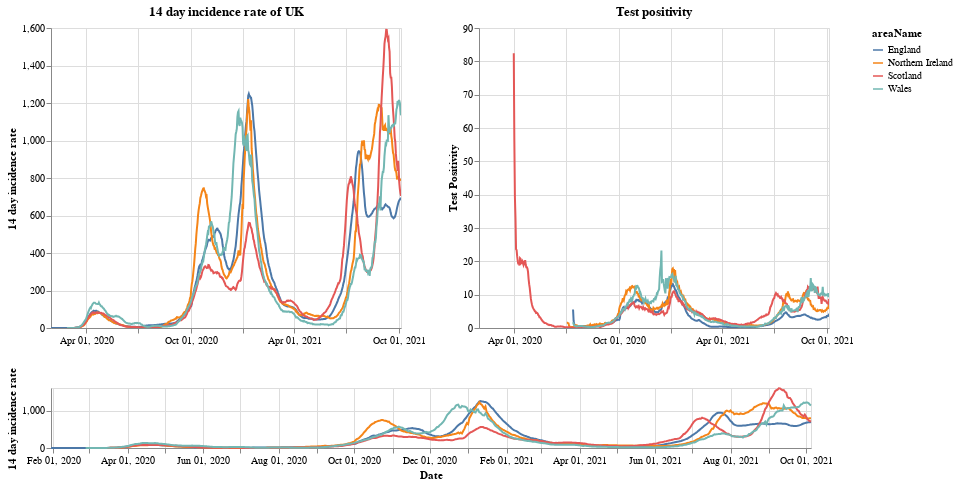

Notebook source saved alongside this figure:
### Markdown cell above
# Plots

First a plot with each country in the UK. The top right shows the positivity rate for (which is the percentage of registered tests which were positive) while the top left is the 14 day incidence rate. The bottom chart can be used to select the timeframe (does not work on a mobile device).

### Code cell
#collapse
brush = alt.selection(type='interval', name='DateBrush',encodings=['x'],fields=['Time'])
leg_selection = alt.selection_multi(fields=['areaName'], bind='legend')

base = alt.Chart(uk_cases).mark_line().encode(
    x=alt.X("yearmonthdate(date):T", axis=alt.Axis(title='Date')),
    y=alt.Y("twoWeeklyCasesRate:Q", axis=alt.Axis(title='14 day incidence rate')),
    tooltip=['areaName', 'date','twoWeeklyCasesRate', 'testPositivity'],
    color='areaName',
    opacity=alt.condition(leg_selection, alt.value(2), alt.value(0.1))
).add_selection(leg_selection).properties(width=350)

upper = base.encode(alt.X('yearmonthdate(date):T', axis=alt.Axis(title=''),
                         scale=alt.Scale(domain=brush))
                   ).properties(title=f'14 day incidence rate of UK')
upper_right = upper.encode(alt.Y('testPositivity:Q', axis=alt.Axis(title='Test Positivity'))).properties(title='Test positivity')
lower = base.properties(height=60, width = 760).add_selection(brush)

(upper | upper_right) & lower

### Figure 1 — Vega-Lite specification as saved in the notebook (floating-point values rounded to 4 significant figures; data arrays with more than 128 entries replaced by an {"elided": "..."} marker saying what was removed)
{"config": {"view": {"continuousWidth": 400, "continuousHeight": 300}}, "vconcat": [{"hconcat": [{"mark": "line", "encoding": {"color": {"type": "nominal", "field": "areaName"}, "opacity": {"condition": {"value": 2, "selection": "selector001"}, "value": 0.1}, "tooltip": [{"type": "nominal", "field": "areaName"}, {"type": "temporal", "field": "date"}, {"type": "quantitative", "field": "twoWeeklyCasesRate"}, {"type": "quantitative", "field": "testPositivity"}], "x": {"type": "temporal", "axis": {"title": ""}, "field": "date", "scale": {"domain": {"selection": "DateBrush"}}, "timeUnit": "yearmonthdate"}, "y": {"type": "quantitative", "axis": {"title": "14 day incidence rate"}, "field": "twoWeeklyCasesRate"}}, "selection": {"selector001": {"type": "multi", "fields": ["areaName"], "bind": "legend"}}, "title": "14 day incidence rate of UK", "width": 350}, {"mark": "line", "encoding": {"color": {"type": "nominal", "field": "areaName"}, "opacity": {"condition": {"value": 2, "selection": "selector001"}, "value": 0.1}, "tooltip": [{"type": "nominal", "field": "areaName"}, {"type": "temporal", "field": "date"}, {"type": "quantitative", "field": "twoWeeklyCasesRate"}, {"type": "quantitative", "field": "testPositivity"}], "x": {"type": "temporal", "axis": {"title": ""}, "field": "date", "scale": {"domain": {"selection": "DateBrush"}}, "timeUnit": "yearmonthdate"}, "y": {"type": "quantitative", "axis": {"title": "Test Positivity"}, "field": "testPositivity"}}, "selection": {"selector001": {"type": "multi", "fields": ["areaName"], "bind": "legend"}}, "title": "Test positivity", "width": 350}]}, {"mark": "line", "encoding": {"color": {"type": "nominal", "field": "areaName"}, "opacity": {"condition": {"value": 2, "selection": "selector001"}, "value": 0.1}, "tooltip": [{"type": "nominal", "field": "areaName"}, {"type": "temporal", "field": "date"}, {"type": "quantitative", "field": "twoWeeklyCasesRate"}, {"type": "quantitative", "field": "testPositivity"}], "x": {"type": "temporal", "axis": {"title": "Date"}, "field": "date", "timeUnit": "yearmonthdate"}, "y": {"type": "quantitative", "axis": {"title": "14 day incidence rate"}, "field": "twoWeeklyCasesRate"}}, "height": 60, "selection": {"selector001": {"type": "multi", "fields": ["areaName"], "bind": "legend"}, "DateBrush": {"type": "interval", "encodings": ["x"], "fields": ["Time"]}}, "width": 760}], "data": {"name": "data-f579ca9115c95aec3bcb614c64c449fc"}, "$schema": "https://vega.github.io/schema/vega-lite/v4.8.1.json", "datasets": {"data-f579ca9115c95aec3bcb614c64c449fc": {"elided": "2368 records"}}}
